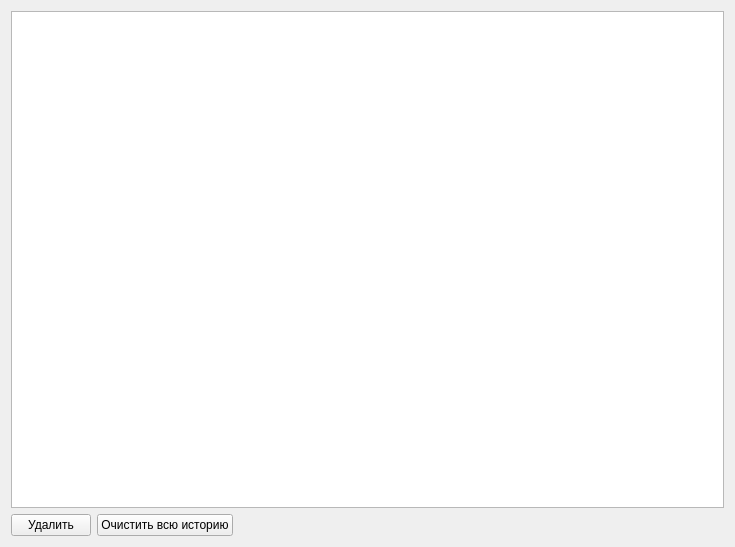
<?xml version="1.0" encoding="UTF-8"?>
<ui version="4.0">
 <class>HistoryManager</class>
 <widget class="QWidget" name="HistoryManager">
  <property name="geometry">
   <rect>
    <x>0</x>
    <y>0</y>
    <width>735</width>
    <height>547</height>
   </rect>
  </property>
  <property name="windowTitle">
   <string>История</string>
  </property>
  <layout class="QGridLayout" name="gridLayout">
   <item row="1" column="0">
    <widget class="QPushButton" name="deleteB">
     <property name="text">
      <string>Удалить</string>
     </property>
    </widget>
   </item>
   <item row="1" column="1">
    <widget class="QPushButton" name="clearAll">
     <property name="text">
      <string>Очистить всю историю</string>
     </property>
    </widget>
   </item>
   <item row="1" column="2">
    <spacer name="horizontalSpacer">
     <property name="orientation">
      <enum>Qt::Horizontal</enum>
     </property>
     <property name="sizeHint" stdset="0">
      <size>
       <width>40</width>
       <height>20</height>
      </size>
     </property>
    </spacer>
   </item>
   <item row="0" column="0" colspan="4">
    <widget class="HistoryTreeView" name="historyTree">
     <property name="alternatingRowColors">
      <bool>true</bool>
     </property>
    </widget>
   </item>
  </layout>
 </widget>
 <customwidgets>
  <customwidget>
   <class>HistoryTreeView</class>
   <extends>QTreeView</extends>
   <header>historytreeview.h</header>
  </customwidget>
 </customwidgets>
 <resources/>
 <connections/>
</ui>
